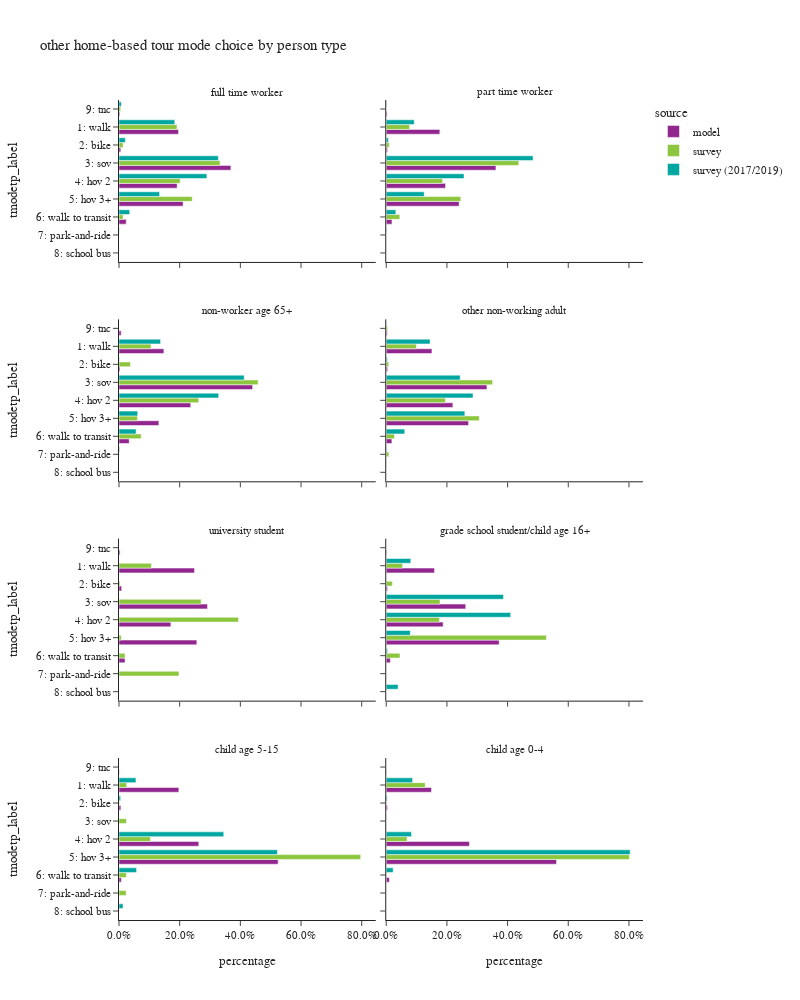

The notebook cell saved with this chart:
### Code cell
plot_mode_choice(hb_tour,"pptyp_label",
                 {"pptyp_label":["full time worker","part time worker","non-worker age 65+","other non-working adult",
                                 "university student","grade school student/child age 16+","child age 5-15","child age 0-4"],
                  "tmodetp_label":["1: walk","2: bike","3: sov","4: hov 2","5: hov 3+","6: walk to transit",
                                   "7: park-and-ride","8: school bus","9: other–survey only"]},
                 "person type",2,1000)

### Figure 1 — Plotly figure (JSON) as saved in the notebook; plotly's stock layout.template omitted (floating-point values rounded to 4 significant figures)
{"data": [{"alignmentgroup": "True", "customdata": [[151202], [4488], [284136], [147645], [162759], [18271], [2066]], "hovertemplate": "source=model<br>pptyp_label=full time worker<br>percentage=%{x}<br>tmodetp_label=%{y}<br>sample count=%{customdata[0]}<extra></extra>", "legendgroup": "model", "marker": {"color": "#91268F", "pattern": {"shape": ""}}, "name": "model", "offsetgroup": "model", "orientation": "h", "showlegend": true, "textposition": "auto", "type": "bar", "x": [0.1962, 0.005824, 0.3687, 0.1916, 0.2112, 0.02371, 0.002681], "xaxis": "x7", "y": ["1: walk", "2: bike", "3: sov", "4: hov 2", "5: hov 3+", "6: walk to transit", "9: tnc"], "yaxis": "y7"}, {"alignmentgroup": "True", "customdata": [[52495], [1252], [107449], [58117], [71380], [5624], [874]], "hovertemplate": "source=model<br>pptyp_label=part time worker<br>percentage=%{x}<br>tmodetp_label=%{y}<br>sample count=%{customdata[0]}<extra></extra>", "legendgroup": "model", "marker": {"color": "#91268F", "pattern": {"shape": ""}}, "name": "model", "offsetgroup": "model", "orientation": "h", "showlegend": false, "textposition": "auto", "type": "bar", "x": [0.1766, 0.004213, 0.3615, 0.1956, 0.2402, 0.01892, 0.002941], "xaxis": "x8", "y": ["1: walk", "2: bike", "3: sov", "4: hov 2", "5: hov 3+", "6: walk to transit", "9: tnc"], "yaxis": "y8"}, {"alignmentgroup": "True", "customdata": [[89873], [1945], [267715], [143673], [79847], [20413], [4311]], "hovertemplate": "source=model<br>pptyp_label=non-worker age 65+<br>percentage=%{x}<br>tmodetp_label=%{y}<br>sample count=%{customdata[0]}<extra></extra>", "legendgroup": "model", "marker": {"color": "#91268F", "pattern": {"shape": ""}}, "name": "model", "offsetgroup": "model", "orientation": "h", "showlegend": false, "textposition": "auto", "type": "bar", "x": [0.1479, 0.0032, 0.4405, 0.2364, 0.1314, 0.03359, 0.007093], "xaxis": "x5", "y": ["1: walk", "2: bike", "3: sov", "4: hov 2", "5: hov 3+", "6: walk to transit", "9: tnc"], "yaxis": "y5"}, {"alignmentgroup": "True", "customdata": [[103783], [3143], [228717], [151341], [187027], [12855], [2169]], "hovertemplate": "source=model<br>pptyp_label=other non-working adult<br>percentage=%{x}<br>tmodetp_label=%{y}<br>sample count=%{customdata[0]}<extra></extra>", "legendgroup": "model", "marker": {"color": "#91268F", "pattern": {"shape": ""}}, "name": "model", "offsetgroup": "model", "orientation": "h", "showlegend": false, "textposition": "auto", "type": "bar", "x": [0.1506, 0.004561, 0.3319, 0.2196, 0.2714, 0.01866, 0.003148], "xaxis": "x6", "y": ["1: walk", "2: bike", "3: sov", "4: hov 2", "5: hov 3+", "6: walk to transit", "9: tnc"], "yaxis": "y6"}, {"alignmentgroup": "True", "customdata": [[14399], [508], [16871], [9884], [14844], [1150], [202]], "hovertemplate": "source=model<br>pptyp_label=university student<br>percentage=%{x}<br>tmodetp_label=%{y}<br>sample count=%{customdata[0]}<extra></extra>", "legendgroup": "model", "marker": {"color": "#91268F", "pattern": {"shape": ""}}, "name": "model", "offsetgroup": "model", "orientation": "h", "showlegend": false, "textposition": "auto", "type": "bar", "x": [0.2489, 0.00878, 0.2916, 0.1708, 0.2566, 0.01988, 0.003491], "xaxis": "x3", "y": ["1: walk", "2: bike", "3: sov", "4: hov 2", "5: hov 3+", "6: walk to transit", "9: tnc"], "yaxis": "y3"}, {"alignmentgroup": "True", "customdata": [[10705], [292], [17634], [12624], [25045], [907], [99]], "hovertemplate": "source=model<br>pptyp_label=grade school student/child age 16+<br>percentage=%{x}<br>tmodetp_label=%{y}<br>sample count=%{customdata[0]}<extra></extra>", "legendgroup": "model", "marker": {"color": "#91268F", "pattern": {"shape": ""}}, "name": "model", "offsetgroup": "model", "orientation": "h", "showlegend": false, "textposition": "auto", "type": "bar", "x": [0.159, 0.004338, 0.262, 0.1876, 0.3721, 0.01348, 0.001471], "xaxis": "x4", "y": ["1: walk", "2: bike", "3: sov", "4: hov 2", "5: hov 3+", "6: walk to transit", "9: tnc"], "yaxis": "y4"}, {"alignmentgroup": "True", "customdata": [[26251], [811], [35008], [69838], [1031], [165]], "hovertemplate": "source=model<br>pptyp_label=child age 5-15<br>percentage=%{x}<br>tmodetp_label=%{y}<br>sample count=%{customdata[0]}<extra></extra>", "legendgroup": "model", "marker": {"color": "#91268F", "pattern": {"shape": ""}}, "name": "model", "offsetgroup": "model", "orientation": "h", "showlegend": false, "textposition": "auto", "type": "bar", "x": [0.1972, 0.006093, 0.263, 0.5247, 0.007746, 0.00124], "xaxis": "x", "y": ["1: walk", "2: bike", "4: hov 2", "5: hov 3+", "6: walk to transit", "9: tnc"], "yaxis": "y"}, {"alignmentgroup": "True", "customdata": [[23717], [652], [43587], [89201], [1658], [149]], "hovertemplate": "source=model<br>pptyp_label=child age 0-4<br>percentage=%{x}<br>tmodetp_label=%{y}<br>sample count=%{customdata[0]}<extra></extra>", "legendgroup": "model", "marker": {"color": "#91268F", "pattern": {"shape": ""}}, "name": "model", "offsetgroup": "model", "orientation": "h", "showlegend": false, "textposition": "auto", "type": "bar", "x": [0.1492, 0.004102, 0.2742, 0.5611, 0.01043, 0.0009373], "xaxis": "x2", "y": ["1: walk", "2: bike", "4: hov 2", "5: hov 3+", "6: walk to transit", "9: tnc"], "yaxis": "y2"}, {"alignmentgroup": "True", "customdata": [[434], [49], [419], [250], [130], [44], [2], [12]], "hovertemplate": "source=survey<br>pptyp_label=full time worker<br>percentage=%{x}<br>tmodetp_label=%{y}<br>sample count=%{customdata[0]}<extra></extra>", "legendgroup": "survey", "marker": {"color": "#8CC63E", "pattern": {"shape": ""}}, "name": "survey", "offsetgroup": "survey", "orientation": "h", "showlegend": true, "textposition": "auto", "type": "bar", "x": [0.1912, 0.01355, 0.3331, 0.2016, 0.2414, 0.01344, 0.0002852, 0.005483], "xaxis": "x7", "y": ["1: walk", "2: bike", "3: sov", "4: hov 2", "5: hov 3+", "6: walk to transit", "7: park-and-ride", "9: tnc"], "yaxis": "y7"}, {"alignmentgroup": "True", "customdata": [[73], [13], [142], [67], [42], [25]], "hovertemplate": "source=survey<br>pptyp_label=part time worker<br>percentage=%{x}<br>tmodetp_label=%{y}<br>sample count=%{customdata[0]}<extra></extra>", "legendgroup": "survey", "marker": {"color": "#8CC63E", "pattern": {"shape": ""}}, "name": "survey", "offsetgroup": "survey", "orientation": "h", "showlegend": false, "textposition": "auto", "type": "bar", "x": [0.07713, 0.009785, 0.4369, 0.1858, 0.2457, 0.04473], "xaxis": "x8", "y": ["1: walk", "2: bike", "3: sov", "4: hov 2", "5: hov 3+", "6: walk to transit"], "yaxis": "y8"}, {"alignmentgroup": "True", "customdata": [[150], [22], [410], [246], [52], [57], [4], [1]], "hovertemplate": "source=survey<br>pptyp_label=non-worker age 65+<br>percentage=%{x}<br>tmodetp_label=%{y}<br>sample count=%{customdata[0]}<extra></extra>", "legendgroup": "survey", "marker": {"color": "#8CC63E", "pattern": {"shape": ""}}, "name": "survey", "offsetgroup": "survey", "orientation": "h", "showlegend": false, "textposition": "auto", "type": "bar", "x": [0.1055, 0.03785, 0.4585, 0.2628, 0.06111, 0.07327, 0.0006388, 0.0003188], "xaxis": "x5", "y": ["1: walk", "2: bike", "3: sov", "4: hov 2", "5: hov 3+", "6: walk to transit", "7: park-and-ride", "9: tnc"], "yaxis": "y5"}, {"alignmentgroup": "True", "customdata": [[175], [25], [311], [172], [102], [60], [5], [6]], "hovertemplate": "source=survey<br>pptyp_label=other non-working adult<br>percentage=%{x}<br>tmodetp_label=%{y}<br>sample count=%{customdata[0]}<extra></extra>", "legendgroup": "survey", "marker": {"color": "#8CC63E", "pattern": {"shape": ""}}, "name": "survey", "offsetgroup": "survey", "orientation": "h", "showlegend": false, "textposition": "auto", "type": "bar", "x": [0.09939, 0.008075, 0.3507, 0.195, 0.3065, 0.02719, 0.008626, 0.004451], "xaxis": "x6", "y": ["1: walk", "2: bike", "3: sov", "4: hov 2", "5: hov 3+", "6: walk to transit", "7: park-and-ride", "9: tnc"], "yaxis": "y6"}, {"alignmentgroup": "True", "customdata": [[38], [4], [21], [12], [4], [7], [3]], "hovertemplate": "source=survey<br>pptyp_label=university student<br>percentage=%{x}<br>tmodetp_label=%{y}<br>sample count=%{customdata[0]}<extra></extra>", "legendgroup": "survey", "marker": {"color": "#8CC63E", "pattern": {"shape": ""}}, "name": "survey", "offsetgroup": "survey", "orientation": "h", "showlegend": false, "textposition": "auto", "type": "bar", "x": [0.1069, 0.003398, 0.2708, 0.394, 0.007462, 0.01981, 0.1976], "xaxis": "x3", "y": ["1: walk", "2: bike", "3: sov", "4: hov 2", "5: hov 3+", "6: walk to transit", "7: park-and-ride"], "yaxis": "y3"}, {"alignmentgroup": "True", "customdata": [[4], [2], [13], [9], [15], [2]], "hovertemplate": "source=survey<br>pptyp_label=grade school student/child age 16+<br>percentage=%{x}<br>tmodetp_label=%{y}<br>sample count=%{customdata[0]}<extra></extra>", "legendgroup": "survey", "marker": {"color": "#8CC63E", "pattern": {"shape": ""}}, "name": "survey", "offsetgroup": "survey", "orientation": "h", "showlegend": false, "textposition": "auto", "type": "bar", "x": [0.05384, 0.02031, 0.1771, 0.1754, 0.528, 0.04532], "xaxis": "x4", "y": ["1: walk", "2: bike", "3: sov", "4: hov 2", "5: hov 3+", "6: walk to transit"], "yaxis": "y4"}, {"alignmentgroup": "True", "customdata": [[8], [3], [1], [41], [96], [4], [1], [2]], "hovertemplate": "source=survey<br>pptyp_label=child age 5-15<br>percentage=%{x}<br>tmodetp_label=%{y}<br>sample count=%{customdata[0]}<extra></extra>", "legendgroup": "survey", "marker": {"color": "#8CC63E", "pattern": {"shape": ""}}, "name": "survey", "offsetgroup": "survey", "orientation": "h", "showlegend": false, "textposition": "auto", "type": "bar", "x": [0.0254, 0.001926, 0.0244, 0.1035, 0.7967, 0.0244, 0.02346, 0.000267], "xaxis": "x", "y": ["1: walk", "2: bike", "3: sov", "4: hov 2", "5: hov 3+", "6: walk to transit", "7: park-and-ride", "8: school bus"], "yaxis": "y"}, {"alignmentgroup": "True", "customdata": [[24], [14], [65], [1], [1]], "hovertemplate": "source=survey<br>pptyp_label=child age 0-4<br>percentage=%{x}<br>tmodetp_label=%{y}<br>sample count=%{customdata[0]}<extra></extra>", "legendgroup": "survey", "marker": {"color": "#8CC63E", "pattern": {"shape": ""}}, "name": "survey", "offsetgroup": "survey", "orientation": "h", "showlegend": false, "textposition": "auto", "type": "bar", "x": [0.1283, 0.06863, 0.8015, 0.001273, 0.0002254], "xaxis": "x2", "y": ["1: walk", "4: hov 2", "5: hov 3+", "6: walk to transit", "7: park-and-ride"], "yaxis": "y2"}, {"alignmentgroup": "True", "customdata": [[892], [49], [686], [513], [194], [165], [7], [1], [43]], "hovertemplate": "source=survey (2017/2019)<br>pptyp_label=full time worker<br>percentage=%{x}<br>tmodetp_label=%{y}<br>sample count=%{customdata[0]}<extra></extra>", "legendgroup": "survey (2017/2019)", "marker": {"color": "#00A7A0", "pattern": {"shape": ""}}, "name": "survey (2017/2019)", "offsetgroup": "survey (2017/2019)", "orientation": "h", "showlegend": true, "textposition": "auto", "type": "bar", "x": [0.1838, 0.02102, 0.3275, 0.2896, 0.1338, 0.03528, 0.0009356, 0.0001315, 0.007891], "xaxis": "x7", "y": ["1: walk", "2: bike", "3: sov", "4: hov 2", "5: hov 3+", "6: walk to transit", "7: park-and-ride", "8: school bus", "9: tnc"], "yaxis": "y7"}, {"alignmentgroup": "True", "customdata": [[254], [16], [288], [193], [103], [75], [2], [2], [6]], "hovertemplate": "source=survey (2017/2019)<br>pptyp_label=part time worker<br>percentage=%{x}<br>tmodetp_label=%{y}<br>sample count=%{customdata[0]}<extra></extra>", "legendgroup": "survey (2017/2019)", "marker": {"color": "#00A7A0", "pattern": {"shape": ""}}, "name": "survey (2017/2019)", "offsetgroup": "survey (2017/2019)", "orientation": "h", "showlegend": false, "textposition": "auto", "type": "bar", "x": [0.09226, 0.007052, 0.4841, 0.2563, 0.1251, 0.03164, 0.001712, 0.0003946, 0.001448], "xaxis": "x8", "y": ["1: walk", "2: bike", "3: sov", "4: hov 2", "5: hov 3+", "6: walk to transit", "7: park-and-ride", "8: school bus", "9: tnc"], "yaxis": "y8"}, {"alignmentgroup": "True", "customdata": [[300], [16], [571], [349], [71], [124], [9], [3]], "hovertemplate": "source=survey (2017/2019)<br>pptyp_label=non-worker age 65+<br>percentage=%{x}<br>tmodetp_label=%{y}<br>sample count=%{customdata[0]}<extra></extra>", "legendgroup": "survey (2017/2019)", "marker": {"color": "#00A7A0", "pattern": {"shape": ""}}, "name": "survey (2017/2019)", "offsetgroup": "survey (2017/2019)", "orientation": "h", "showlegend": false, "textposition": "auto", "type": "bar", "x": [0.137, 0.001419, 0.4128, 0.3285, 0.06171, 0.05647, 0.002085, 6.64e-05], "xaxis": "x5", "y": ["1: walk", "2: bike", "3: sov", "4: hov 2", "5: hov 3+", "6: walk to transit", "7: park-and-ride", "9: tnc"], "yaxis": "y5"}, {"alignmentgroup": "True", "customdata": [[342], [20], [348], [271], [154], [150], [4], [13]], "hovertemplate": "source=survey (2017/2019)<br>pptyp_label=other non-working adult<br>percentage=%{x}<br>tmodetp_label=%{y}<br>sample count=%{customdata[0]}<extra></extra>", "legendgroup": "survey (2017/2019)", "marker": {"color": "#00A7A0", "pattern": {"shape": ""}}, "name": "survey (2017/2019)", "offsetgroup": "survey (2017/2019)", "orientation": "h", "showlegend": false, "textposition": "auto", "type": "bar", "x": [0.1444, 0.00344, 0.2437, 0.2861, 0.2591, 0.06098, 0.001694, 0.0005221], "xaxis": "x6", "y": ["1: walk", "2: bike", "3: sov", "4: hov 2", "5: hov 3+", "6: walk to transit", "7: park-and-ride", "9: tnc"], "yaxis": "y6"}, {"alignmentgroup": "True", "customdata": [[9], [13], [25], [6], [4], [2]], "hovertemplate": "source=survey (2017/2019)<br>pptyp_label=grade school student/child age 16+<br>percentage=%{x}<br>tmodetp_label=%{y}<br>sample count=%{customdata[0]}<extra></extra>", "legendgroup": "survey (2017/2019)", "marker": {"color": "#00A7A0", "pattern": {"shape": ""}}, "name": "survey (2017/2019)", "offsetgroup": "survey (2017/2019)", "orientation": "h", "showlegend": false, "textposition": "auto", "type": "bar", "x": [0.0808, 0.3865, 0.4101, 0.07933, 0.004154, 0.0391], "xaxis": "x4", "y": ["1: walk", "3: sov", "4: hov 2", "5: hov 3+", "6: walk to transit", "8: school bus"], "yaxis": "y4"}, {"alignmentgroup": "True", "customdata": [[34], [4], [68], [149], [10], [7]], "hovertemplate": "source=survey (2017/2019)<br>pptyp_label=child age 5-15<br>percentage=%{x}<br>tmodetp_label=%{y}<br>sample count=%{customdata[0]}<extra></extra>", "legendgroup": "survey (2017/2019)", "marker": {"color": "#00A7A0", "pattern": {"shape": ""}}, "name": "survey (2017/2019)", "offsetgroup": "survey (2017/2019)", "orientation": "h", "showlegend": false, "textposition": "auto", "type": "bar", "x": [0.0559, 0.005335, 0.3453, 0.5222, 0.05793, 0.01329], "xaxis": "x", "y": ["1: walk", "2: bike", "4: hov 2", "5: hov 3+", "6: walk to transit", "8: school bus"], "yaxis": "y"}, {"alignmentgroup": "True", "customdata": [[74], [8], [79], [187], [11]], "hovertemplate": "source=survey (2017/2019)<br>pptyp_label=child age 0-4<br>percentage=%{x}<br>tmodetp_label=%{y}<br>sample count=%{customdata[0]}<extra></extra>", "legendgroup": "survey (2017/2019)", "marker": {"color": "#00A7A0", "pattern": {"shape": ""}}, "name": "survey (2017/2019)", "offsetgroup": "survey (2017/2019)", "orientation": "h", "showlegend": false, "textposition": "auto", "type": "bar", "x": [0.08684, 0.002919, 0.08335, 0.804, 0.02285], "xaxis": "x2", "y": ["1: walk", "2: bike", "4: hov 2", "5: hov 3+", "6: walk to transit"], "yaxis": "y2"}], "layout": {"annotations": [{"font": {}, "showarrow": false, "text": "child age 5-15", "x": 0.245, "xanchor": "center", "xref": "paper", "y": 0.1975, "yanchor": "bottom", "yref": "paper"}, {"font": {}, "showarrow": false, "text": "child age 0-4", "x": 0.755, "xanchor": "center", "xref": "paper", "y": 0.1975, "yanchor": "bottom", "yref": "paper"}, {"font": {}, "showarrow": false, "text": "university student", "x": 0.245, "xanchor": "center", "xref": "paper", "y": 0.465, "yanchor": "bottom", "yref": "paper"}, {"font": {}, "showarrow": false, "text": "grade school student/child age 16+", "x": 0.755, "xanchor": "center", "xref": "paper", "y": 0.465, "yanchor": "bottom", "yref": "paper"}, {"font": {}, "showarrow": false, "text": "non-worker age 65+", "x": 0.245, "xanchor": "center", "xref": "paper", "y": 0.7325, "yanchor": "bottom", "yref": "paper"}, {"font": {}, "showarrow": false, "text": "other non-working adult", "x": 0.755, "xanchor": "center", "xref": "paper", "y": 0.7325, "yanchor": "bottom", "yref": "paper"}, {"font": {}, "showarrow": false, "text": "full time worker", "x": 0.245, "xanchor": "center", "xref": "paper", "y": 1.0, "yanchor": "bottom", "yref": "paper"}, {"font": {}, "showarrow": false, "text": "part time worker", "x": 0.755, "xanchor": "center", "xref": "paper", "y": 1.0, "yanchor": "bottom", "yref": "paper"}], "barmode": "group", "height": 1000, "legend": {"title": {"text": "source"}, "tracegroupgap": 0}, "title": {"text": "other home-based tour mode choice by person type"}, "width": 800, "xaxis": {"anchor": "y", "domain": [0.0, 0.49], "tickformat": ".1%", "title": {"text": "percentage"}}, "xaxis2": {"anchor": "y2", "domain": [0.51, 1.0], "matches": "x", "tickformat": ".1%", "title": {"text": "percentage"}}, "xaxis3": {"anchor": "y3", "domain": [0.0, 0.49], "matches": "x", "showticklabels": false, "tickformat": ".1%"}, "xaxis4": {"anchor": "y4", "domain": [0.51, 1.0], "matches": "x", "showticklabels": false, "tickformat": ".1%"}, "xaxis5": {"anchor": "y5", "domain": [0.0, 0.49], "matches": "x", "showticklabels": false, "tickformat": ".1%"}, "xaxis6": {"anchor": "y6", "domain": [0.51, 1.0], "matches": "x", "showticklabels": false, "tickformat": ".1%"}, "xaxis7": {"anchor": "y7", "domain": [0.0, 0.49], "matches": "x", "showticklabels": false, "tickformat": ".1%"}, "xaxis8": {"anchor": "y8", "domain": [0.51, 1.0], "matches": "x", "showticklabels": false, "tickformat": ".1%"}, "yaxis": {"anchor": "x", "categoryarray": ["9: other–survey only", "8: school bus", "7: park-and-ride", "6: walk to transit", "5: hov 3+", "4: hov 2", "3: sov", "2: bike", "1: walk"], "categoryorder": "array", "domain": [0.0, 0.1975], "title": {"text": "tmodetp_label"}}, "yaxis2": {"anchor": "x2", "domain": [0.0, 0.1975], "matches": "y", "showticklabels": false}, "yaxis3": {"anchor": "x3", "categoryarray": ["9: other–survey only", "8: school bus", "7: park-and-ride", "6: walk to transit", "5: hov 3+", "4: hov 2", "3: sov", "2: bike", "1: walk"], "categoryorder": "array", "domain": [0.2675, 0.465], "matches": "y", "title": {"text": "tmodetp_label"}}, "yaxis4": {"anchor": "x4", "domain": [0.2675, 0.465], "matches": "y", "showticklabels": false}, "yaxis5": {"anchor": "x5", "categoryarray": ["9: other–survey only", "8: school bus", "7: park-and-ride", "6: walk to transit", "5: hov 3+", "4: hov 2", "3: sov", "2: bike", "1: walk"], "categoryorder": "array", "domain": [0.535, 0.7325], "matches": "y", "title": {"text": "tmodetp_label"}}, "yaxis6": {"anchor": "x6", "domain": [0.535, 0.7325], "matches": "y", "showticklabels": false}, "yaxis7": {"anchor": "x7", "categoryarray": ["9: other–survey only", "8: school bus", "7: park-and-ride", "6: walk to transit", "5: hov 3+", "4: hov 2", "3: sov", "2: bike", "1: walk"], "categoryorder": "array", "domain": [0.8025, 1.0], "matches": "y", "title": {"text": "tmodetp_label"}}, "yaxis8": {"anchor": "x8", "domain": [0.8025, 1.0], "matches": "y", "showticklabels": false}}}
